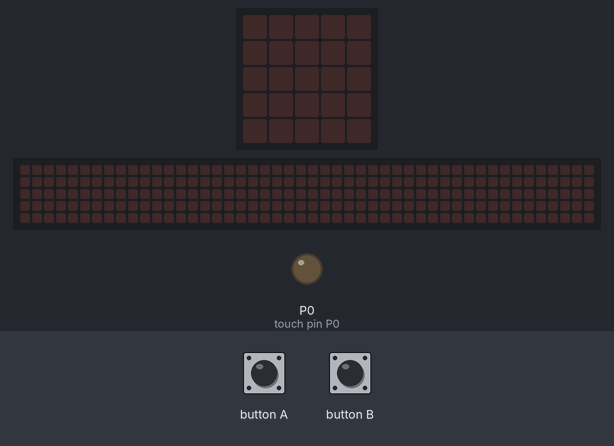
Bench run of a program on a simulated BBC micro:bit (MakeCode). On the bench: the board's 5×5 LED display, a strip that is not on the board, showing the scrolling text unrolled, output pins drawn as LEDs (lit = HIGH). The inputs (shaded band) are chosen by the test bench. The 48×5 strip is a reading aid, not a part: it shows the text the display is scrolling, unrolled, one strip-width of it at a time.

Above: at 1.2 s.
1.3 s: button A pressed for 0.15 s
At 1.65 s:
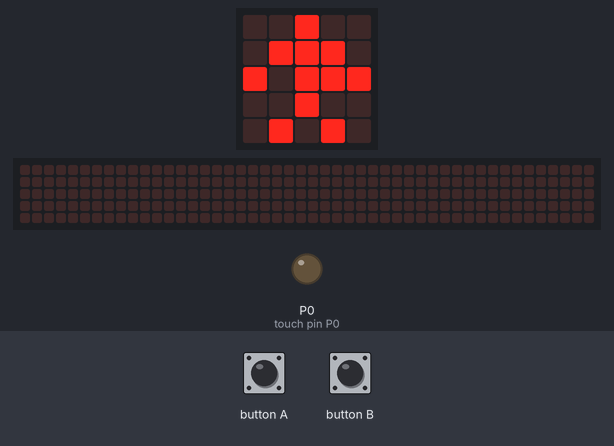
4.3 s: button B pressed for 0.15 s
At 6.55 s:
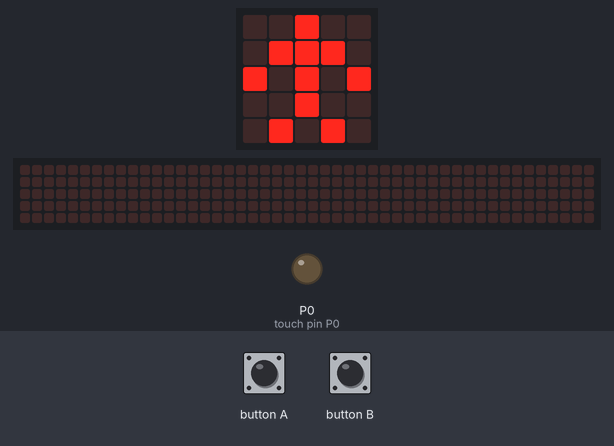
7.4 s: button A pressed for 0.15 s
At 9.92 s:
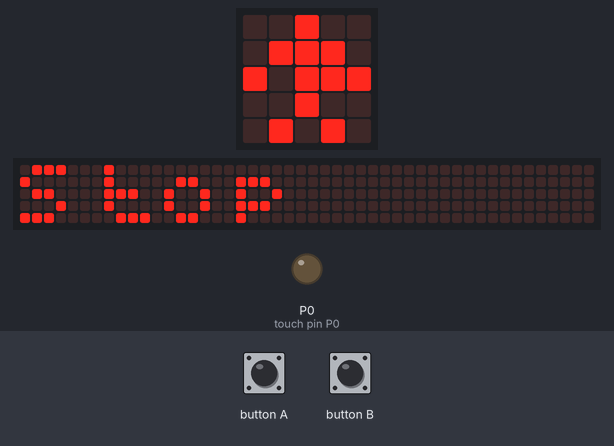
13.5 s: button B pressed for 0.15 s
At 14.82 s:
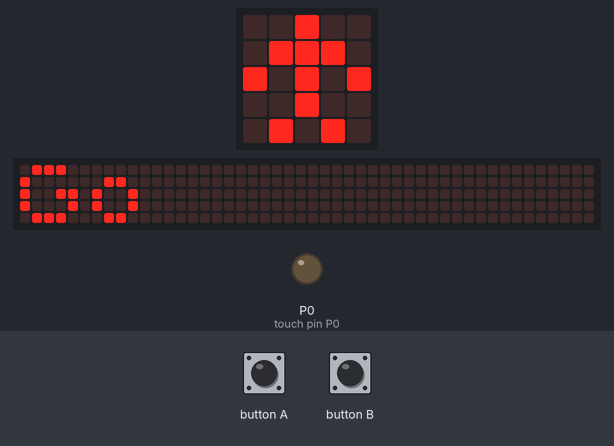
16.6 s: button A pressed for 0.15 s
At 18.07 s:
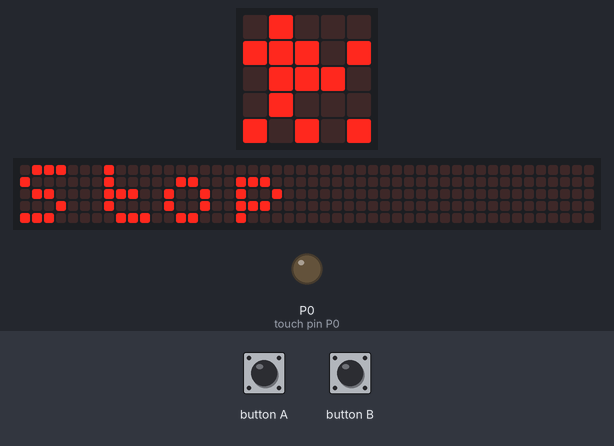
19.7 s: button B pressed for 0.15 s
At 25.22 s:
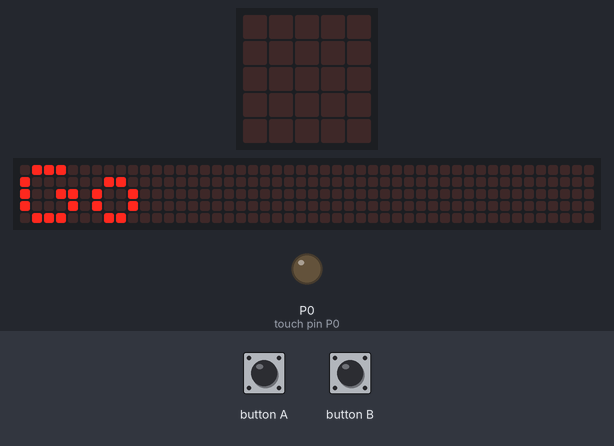

The program:

main.ts
```typescript
input.onPinReleased(TouchPin.P0, function () {

})
input.onButtonPressed(Button.A, function () {
    pins.digitalWritePin(DigitalPin.P0, 0)
    basic.showLeds(`
        . . # . .
        . # # # .
        # . # # #
        . . # . .
        . # . # .
        `)
    basic.showString("Stop")
})
input.onButtonPressed(Button.B, function () {
    basic.showLeds(`
        . . # . .
        . # # # .
        # . # . #
        . . # . .
        . # . # .
        `)
    basic.showString("Go")
})
```

test.ts
```typescript
// οι δοκιμές πηγαίνουν εδώ, δεν θα γίνει εκτέλεση όταν αυτό το πακέτο χρησιμοποιηθεί ως επέκταση.
```

Measured:
- after the input at 1.3 s, the display: changes after 0.15 s (image 1)
- after the input at 4.3 s, the display: first differs from a run without the input after 2.1 s (image 2)
- after the input at 7.4 s, the display: first differs from a run without the input after 2.1 s (image 3 shows a later state)
- after the input at 13.5 s, the display: first differs from a run without the input after 0.85 s (image 4 shows a later state)
- after the input at 16.6 s, the display: first differs from a run without the input after 0.85 s (image 5 shows a later state)
- after the input at 19.7 s, the display: first differs from a run without the input after 2.7 s (image 6 shows a later state)
- what the display in image 1 shows lasts 0.4 s, from 1.5 s to 1.9 s
